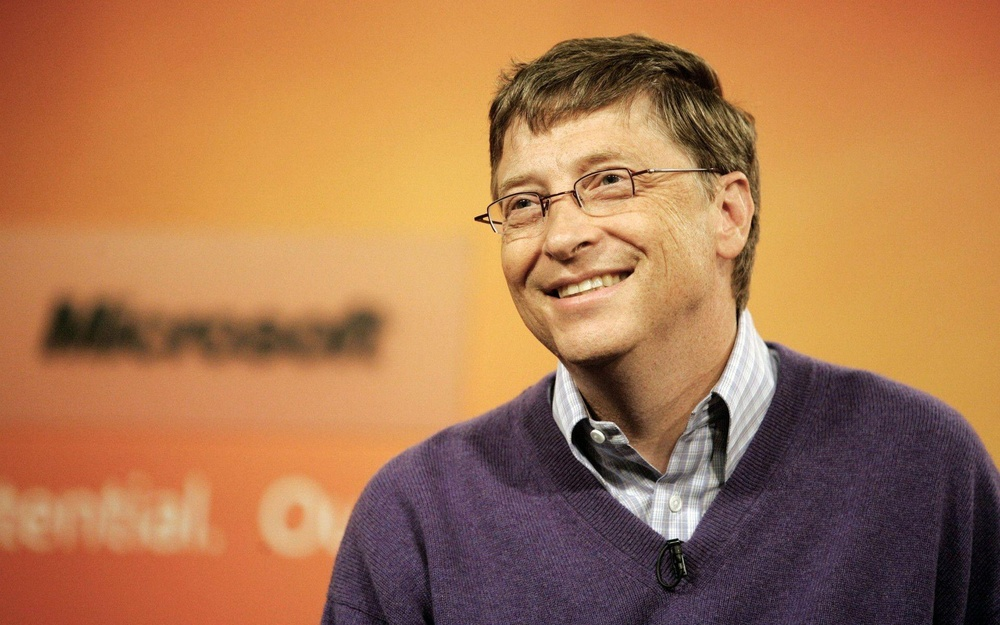
#> input picture all/chapter_04/images/Bill-Gates.jpg, 1000 x 625 px, shrunk from 1920 x 1200 before the run
$ python Number_02.py
#> lines starting #> are read from the running program, lines starting #| are printed output that depends on the picture
# RGB color histogram

from cv2 import (imread, imshow, waitKey, calcHist)
import matplotlib.pyplot as plt


# Loading the image
original_image = imread("images/Bill-Gates.jpg")
#> original_image is the input picture: shape (625, 1000, 3); mean B, G, R 78.8, 118.9, 172.2
imshow("Original Color Image", original_image)

# OpenCV stores color in BGR sequence
colors = ("blue", "green", "red")
# Calculating the histogram
for i, color in enumerate(colors):
    hist = calcHist([original_image], [i], None, [256], [0, 255])
    # plotting the histogram graph
    plt.plot(hist, color=color)

# plotting the histogram
plt.title("RGB Color Histogram")
plt.xlabel("Bins")
plt.ylabel("Number of pixels")
plt.show()
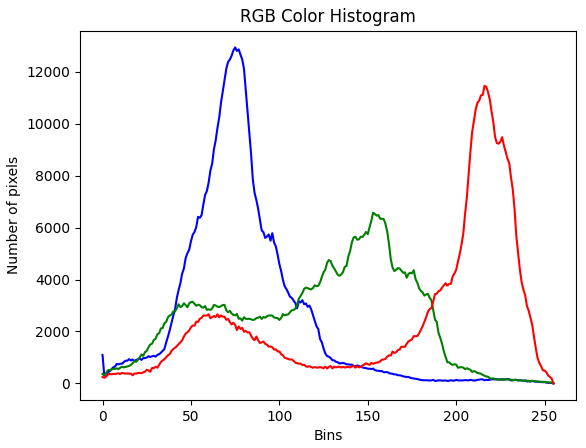
#> figure drawn by matplotlib, 1 panel; curve peaks at x = 75, y = 12936; curve peaks at x = 153, y = 6570; curve peaks at x = 216, y = 11453
waitKey(0)
